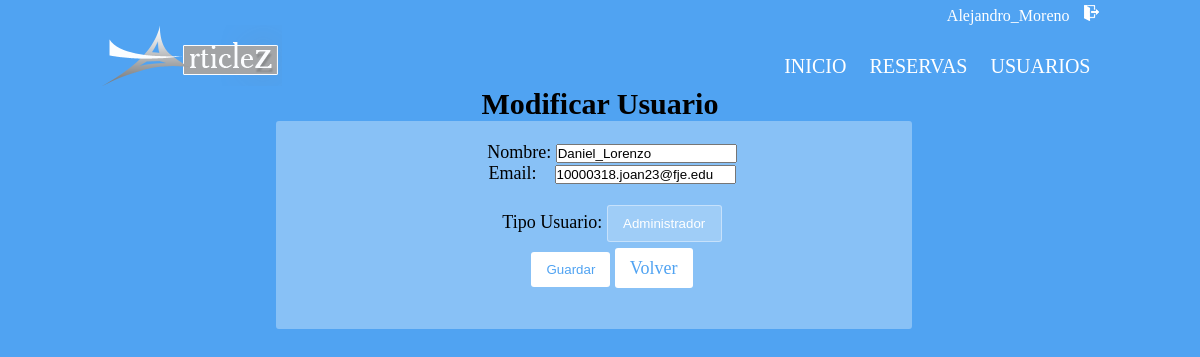
The app's page /modificar.php?id_usuari=1 (signed in) with its own data.
### tables this page shows
CREATE TABLE IF NOT EXISTS `tbl_usuaris` (
`id_usuari` int(11) NOT NULL,
  `pass_usuari` varchar(20) NOT NULL,
  `nom_usuari` varchar(20) NOT NULL,
  `email_usuari` varchar(50) NOT NULL,
  `id_tipo_usuari` int(11) DEFAULT NULL
);

CREATE TABLE IF NOT EXISTS `tbl_tipo_usuari` (
`id_tipo_usuari` int(11) NOT NULL,
  `tipus_usuari` varchar(20) NOT NULL
);

### login/session.php (called while the page is built, shortened)
<?php
$con = mysqli_connect('localhost', 'root', '', 'bd_botiga_reserva_mejora');
$user_check=$_SESSION['login_user'];
$sql = "SELECT * FROM tbl_usuaris WHERE id_usuari = '$user_check'";
$datos = mysqli_query($con, $sql);
$row = mysqli_fetch_assoc($datos);
$login_session =$row['nom_usuari'];
?>

### modificar.php (the view, shortened to what this page needs)
<?php
include('login/session.php');
$conexion = mysqli_connect('localhost', 'root', '', 'bd_botiga_reserva_mejora');
$sql = "SELECT * FROM tbl_usuaris WHERE id_usuari=$_REQUEST[id_usuari]";
?>
<!DOCTYPE html>
<html>
  <head>
      <link rel="stylesheet" type="text/css" href="css/estilo.css"/>
      <link rel="stylesheet" href="https://maxcdn.bootstrapcdn.com/font-awesome/4.4.0/css/font-awesome.min.css">
  </head>
    <body>
<a name="top">
      <div id="barraUser">
        <div id="barraLogin">
          <ul id="listaLogin">
            <li class="username"><?php echo $login_session?> </li>
            <li><a href="login/logout.php"><img src="img/exit.png" alt="Salir" title="Salir" /></a></li>
          </ul>
        </div>
      </div>
      <header>
        <section id="cabecera">
          <figure>
            <a href="productos.php"><img src="img/logo.png"/></a>
          </figure>
          <nav>
            <ul>
              <a href="productos.php"><li>INICIO</li></a>
              <a href="mis_reservas.php"><li>RESERVAS</li></a>
              <a href="usuarios.php"><li>USUARIOS</li></a>
            </ul>
          </nav>
        </section>
      </header>
        <main>
        <h1 class="titulo">Modificar Usuario</h1>
        	<section class="formulario">
          <?php
            $datos = mysqli_query($conexion, $sql);
      if(mysqli_num_rows($datos)>0){
        $prod=mysqli_fetch_array($datos);
        ?>
          <form name="formulario1" action="modificar.proc.php" method="get">
          <input type="hidden" name="id" value="<?php echo $prod['id_usuari']; ?>"><br/>
          Nombre:
          <input type="text" name="nom" size="20" maxlength="25" value="<?php echo $prod['nom_usuari']; ?>"><br/>
          Email:&nbsp;&nbsp;&nbsp;
          <input type="text" name="email" size="20" maxlength="25" value="<?php echo $prod['email_usuari']; ?>"><br/><br/>
          Tipo Usuario:
          <select name="tipo" class="formul">
               <?php
                  $sqlTipo = "SELECT * FROM tbl_tipo_usuari";
                  $query = mysqli_query($conexion,$sqlTipo);
                  while ($Opciones = mysqli_fetch_array($query)) {
                  echo "<option value=$Opciones[id_tipo_usuari]";
                  if($Opciones['id_tipo_usuari']==$prod['id_tipo_usuari']){
                            echo " selected";
                        }
                    echo ">$Opciones[tipus_usuari]</option>";
                  }
                ?>
              </select>
        <br/>
        <input type="submit" class="form2" value="Guardar">
        <a href="usuarios.php" class="form2">Volver</a>
        </form>
        <?php
      }
    ?>
    <br/> <br/>
        </main>
    </body>
</html>

### css/estilo.css (style rules this page uses)
* { padding: 0; margin: 0;;;; }
body { background: -webkit-linear-gradient(top left, #50A3f2 0%, #50A3f2 100%); background: linear-gradient(to bottom right, #50A3f2 0%, #50A3f2 100%); }
a { text-decoration: none; color: white; }
#barraUser { background: -webkit-linear-gradient(top left, #50A3f2 0%, #50A3f2 100%); background: linear-gradient(to bottom right, #50A3f2 0%, #50A3f2 100%); width: 100%; height: 25px; min-width: 999px; }
#barraLogin { margin: 0 auto; position: relative; width: 999px; }
#listaLogin { float: right; padding-top: 5px; text-decoration: none; }
#listaLogin li { display: inline; color: white; }
#listaLogin li a { color: white; text-decoration: none; }
header { text-align: center; position: relative; width: 100%; height: 62px; }
section { margin: 0 auto; width: 999px; background-color: rgba(0, 0, 0, 0); }
figure { position: relative; float: left; width: 25%; height: 62px; }
figure img { position: relative; float: left; }
nav { float: right; position: relative; width: 75%; }
nav ul { color: white; text-align: right; text-decoration: none; padding-top: 30px; font-size: 20px; }
nav ul li { text-align: right; display: inline; padding-right: 9px; padding-left: 9px; }
.titulo { text-align: center; font-size: 30px; }
.formulario { width: 50%; color: black; border-radius: 3px; background-color: rgba(255, 254, 254, 0.32); font-size: 18px; margin-left: 23%; padding-left: 3%; text-align: center; }
.formul { -webkit-appearance: none; -moz-appearance: none; appearance: none; outline: 0; border: 1px solid rgba(255, 255, 255, 0.4); background-color: rgba(255, 255, 255, 0.2); border-radius: 3px; padding: 10px 15px; text-align: center; color: white; -webkit-transition-duration: 0.25s; transition-duration: 0.25s; font-weight: 300; margin: 0 auto 10px auto; }
.form2 { -webkit-appearance: none; -moz-appearance: none; appearance: none; outline: 0; border: 0; padding: 10px 15px; color: #50A3f2; border-radius: 3px; cursor: pointer; margin-left: auto; -webkit-transition-duration: 0.25s; transition-duration: 0.25s; background-color: white; margin-right: auto; }
.username { text-align: right; color: white; margin-right: 10px; }

### records on screen
tbl_usuaris: nom_usuari "Alejandro_Moreno"
tbl_usuaris: nom "Daniel_Lorenzo", email "10000318.joan23@fje.edu", tipo "Administrador"
